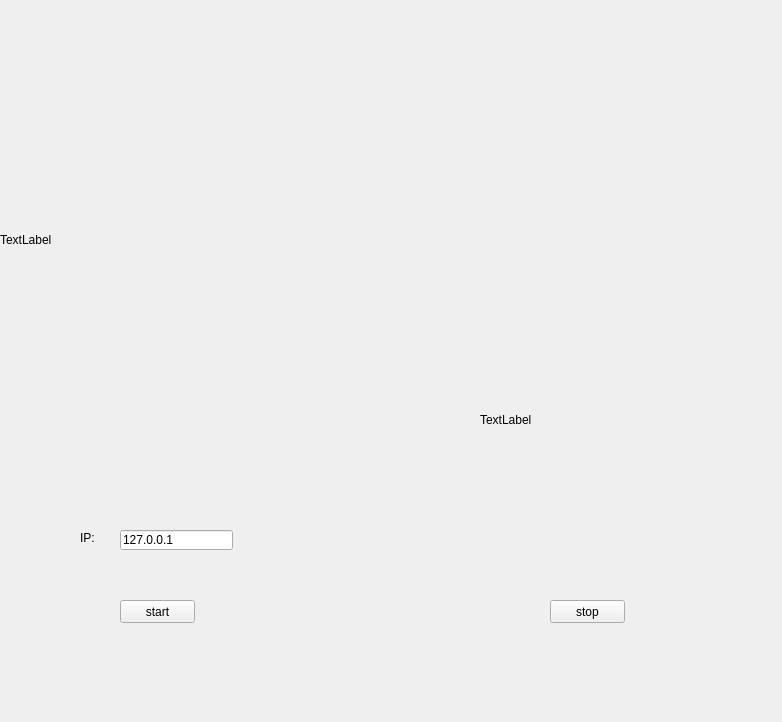
<?xml version="1.0" encoding="UTF-8"?>
<ui version="4.0">
 <class>VideoChat</class>
 <widget class="QWidget" name="VideoChat">
  <property name="geometry">
   <rect>
    <x>0</x>
    <y>0</y>
    <width>782</width>
    <height>722</height>
   </rect>
  </property>
  <property name="windowTitle">
   <string>VideoChat</string>
  </property>
  <widget class="QLabel" name="rece_Image">
   <property name="geometry">
    <rect>
     <x>0</x>
     <y>0</y>
     <width>640</width>
     <height>480</height>
    </rect>
   </property>
   <property name="text">
    <string>TextLabel</string>
   </property>
  </widget>
  <widget class="QLabel" name="send_image">
   <property name="geometry">
    <rect>
     <x>480</x>
     <y>360</y>
     <width>160</width>
     <height>120</height>
    </rect>
   </property>
   <property name="text">
    <string>TextLabel</string>
   </property>
  </widget>
  <widget class="QLabel" name="label">
   <property name="geometry">
    <rect>
     <x>80</x>
     <y>530</y>
     <width>21</width>
     <height>16</height>
    </rect>
   </property>
   <property name="text">
    <string>IP:</string>
   </property>
  </widget>
  <widget class="QLineEdit" name="ip">
   <property name="geometry">
    <rect>
     <x>120</x>
     <y>530</y>
     <width>113</width>
     <height>20</height>
    </rect>
   </property>
   <property name="text">
    <string>127.0.0.1</string>
   </property>
  </widget>
  <widget class="QPushButton" name="start">
   <property name="geometry">
    <rect>
     <x>120</x>
     <y>600</y>
     <width>75</width>
     <height>23</height>
    </rect>
   </property>
   <property name="text">
    <string>start</string>
   </property>
  </widget>
  <widget class="QPushButton" name="stop">
   <property name="geometry">
    <rect>
     <x>550</x>
     <y>600</y>
     <width>75</width>
     <height>23</height>
    </rect>
   </property>
   <property name="text">
    <string>stop</string>
   </property>
  </widget>
 </widget>
 <layoutdefault spacing="6" margin="11"/>
 <resources/>
 <connections/>
</ui>
